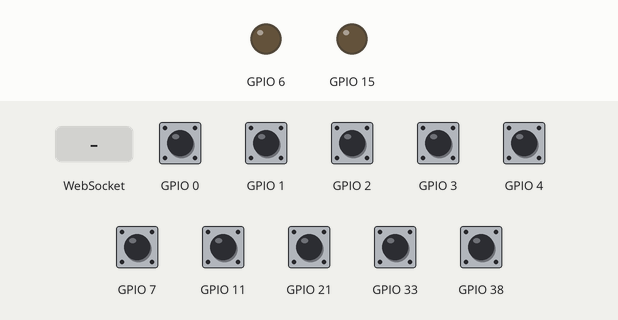
Recording of a program running on a simulated ESP32-S2. Parts: output pins drawn as LEDs (lit = HIGH). Inputs (shaded band) come from the test bench; at power-on: GPIO 0–4, GPIO 7, GPIO 11, GPIO 21, GPIO 33, GPIO 38 HIGH. WiFi joins after 1.5 s; servers stay silent unless stated; not simulated (calls return 0 or success): credentials.h; what the program prints to the serial monitor is not drawn.

Above: at 3.2 s.
3.3 s: GPIO 0 pulled LOW for 0.15 s
At 3.37 s:
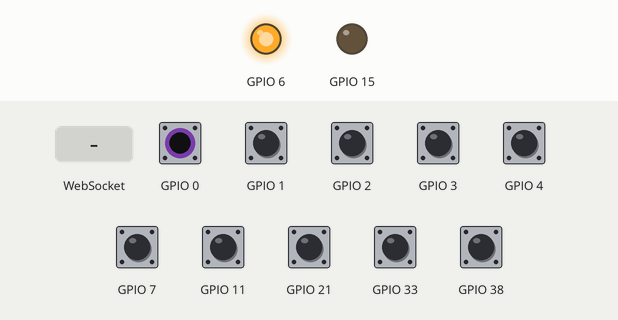
4.9 s: WebSocket text "1" received
Timing chart, 0 to 7.9 s (numbered marks = the images above; inputs shaded):
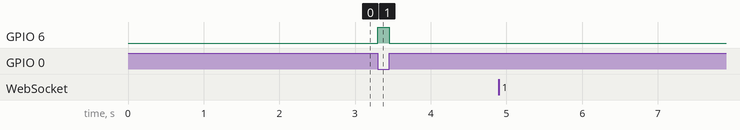

The program:

main.cpp
```cpp
#include <Arduino.h>
#include <WiFi.h>
#include "InputManager.h"
#include "WebServer.h"
#include "config.h"

void setup() {
    Serial.begin(115200);

    // Initialize input manager
    InputManager::getInstance().begin();

    // Connect to WiFi
    WiFi.begin(WIFI_SSID, WIFI_PASSWORD);
    while (WiFi.status() != WL_CONNECTED) {
        delay(1000);
        Serial.println("Connecting to WiFi...");
    }
    Serial.println("Connected to WiFi");
    Serial.println(WiFi.localIP());

    // Initialize web server
    WebServer::getInstance().begin();
}

void loop() {
    // Update input states
    InputManager::getInstance().update();

    // Update LED2 based on button state
    digitalWrite(PinMap::LED2, !digitalRead(PinMap::BUTTON));

    // Update web server
    WebServer::getInstance().update();
}
```

InputManager.h
```cpp
#pragma once

#include <Arduino.h>
#include "config.h"

class InputManager {
public:
    struct InputStates {
        bool button;
        bool button1;
        bool button2;
        bool button3;
        bool button4;
        bool button5;
        bool button6;
        bool button7;
        bool encoderButton;
        int32_t encoderPosition;
    };

    static InputManager& getInstance();
    void begin();
    void update();
    const InputStates& getStates() const { return states; }

private:
    InputManager() = default;
    static void IRAM_ATTR encoderISR();

    InputStates states{};
    static volatile int32_t encoderPosition;
    static volatile int lastEncA;
};

// Definition of the getInstance functio
```

WebServer.h
```cpp
#pragma once

#include <ESPAsyncWebServer.h>
#include <AsyncTCP.h>
#include "InputManager.h"

class WebServer {
public:
    static WebServer& getInstance();
    void begin();
    void update();

    #ifdef UNIT_TEST
    String createStateJson() const;
    AsyncWebSocket& getWebSocket() { return ws; }
    #endif

private:
    WebServer();
    void setupRoutes();
    void broadcastInputStates();
    static void onWsEvent(AsyncWebSocket* server, AsyncWebSocketClient* client,
                         AwsEventType type, void* arg, uint8_t* data, size_t len);

    AsyncWebServer server;
    AsyncWebSocket ws;
    unsigned long lastUpdate;
}; 
```

InputManager.cpp
```cpp
#include "InputManager.h"

volatile int32_t InputManager::encoderPosition = 0;
volatile int InputManager::lastEncA = 0;

InputManager& InputManager::getInstance() {
    static InputManager instance;
    return instance;
}

void IRAM_ATTR InputManager::encoderISR() {
    int encA = digitalRead(PinMap::ENCODER_A);
    int encB = digitalRead(PinMap::ENCODER_B);

    if (encA != lastEncA) {
        if (encB != encA) {
            encoderPosition++;
        } else {
            encoderPosition--;
        }
    }
    lastEncA = encA;
}

void InputManager::begin() {
    // Initialize buttons with pullup
    pinMode(PinMap::BUTTON, INPUT_PULLUP);
    pinMode(PinMap::BUTTON1, INPUT_PULLUP);
    pinMode(PinMap::BUTTON2, INPUT_PULLUP);
    pinMode(PinMap::BUTTON3, INPUT_PULLUP);
    pinMode(PinMap::BUTTON4, INPUT_PULLUP);
    pinMode(PinMap::BUTTON5, INPUT_PULLUP);
    pinMode(PinMap::BUTTON6, INPUT_PULLUP);
    pinMode(PinMap::BUTTON7, INPUT_PULLUP);
    pinMode(PinMap::ENCODER_BUTTON, INPUT_PULLUP);

    // Initialize encoder pins
    pinMode(PinMap::ENCODER_A, INPUT_PULLUP);
    pinMode(PinMap::ENCODER_B, INPUT_PULLUP);
    attachInterrupt(digitalPinToInterrupt(PinMap::ENCODER_A), encoderISR, CHANGE);

    // Initialize LEDs
    pinMode(PinMap::LED1, OUTPUT);
    pinMode(PinMap::LED2, OUTPUT);
    digitalWrite(PinMap::LED1, LOW);
    digitalWrite(PinMap::LED2, LOW);
}

void InputManager::update() {
    states.button = !digitalRead(PinMap::BUTTON);
    states.button1 = !digitalRead(PinMap::BUTTON1);
    states.button2 = !digitalRead(PinMap::BUTTON2);
    states.button3 = !digitalRead(PinMap::BUTTON3);
    states.button4 = !digitalRead(PinMap::BUTTON4);
    states.button5 = !digitalRead(PinMap::BUTTON5);
    states.button6 = !digitalRead(PinMap::BUTTON6);
    states.button7 = !digitalRead(PinMap::BUTTON7);
    states.encoderButton = !digitalRead(PinMap::ENCODER_BUTTON);
    states.encoderPosition = encoderPosition;
} 
```

WebServer.cpp
```cpp
#include "WebServer.h"
#include <ArduinoJson.h>

WebServer::WebServer()
    : server(SERVER_PORT)
    , ws(WS_PATH)
    , lastUpdate(0) {
}

WebServer& WebServer::getInstance() {
    static WebServer instance;
    return instance;
}

void WebServer::onWsEvent(AsyncWebSocket* server, AsyncWebSocketClient* client,
                         AwsEventType type, void* arg, uint8_t* data, size_t len) {
    if (type == WS_EVT_CONNECT) {
        Serial.printf("WebSocket client #%u connected from %s\n",
                     client->id(), client->remoteIP().toString().c_str());
    }
}

void WebServer::setupRoutes() {
    // Serve the HTML interface
    server.on("/", HTTP_GET, [](AsyncWebServerRequest *request) {
        String html = R"(
<!DOCTYPE html>
<html>
<head>
    <meta charset="UTF-8">
    <title>ESP32 Button Status</title>
    <style>
        body { font-family: Arial, sans-serif; text-align: center; margin-top: 50px; }
        .status { font-size: 24px; margin-top: 20px; }
        .status span { font-weight: bold; color: green; }
    </style>
    <script>
        var ws;
        function start() {
            ws = new WebSocket('ws://' + window.location.host + '/ws');
            ws.onmessage = function(event) {
                var data = JSON.parse(event.data);
                document.getElementById('button_status').innerHTML = data.button ? 'pressed' : 'not pressed';
                document.getElementById('button1_status').innerHTML = data.button1 ? 'pressed' : 'not pressed';
                document.getElementById('button2_status').innerHTML = data.button2 ? 'pressed' : 'not pressed';
                document.getElementById('button3_status').innerHTML = data.button3 ? 'pressed' : 'not pressed';
                document.getElementById('button4_status').innerHTML = data.button4 ? 'pressed' : 'not pressed';
                document.getElementById('button5_status').innerHTML = data.button5 ? 'pressed' : 'not pressed';
                document.getElementById('button6_status').innerHTML = data.button6 ? 'pressed' : 'not pressed';
                document.getElementById('button7_status').innerHTML = data.button7 ? 'pressed' : 'not pressed';
                document.getElementById('encoder_button_status').innerHTML = data.encoder_button ? 'pressed' : 'not pressed';
                document.getElementById('encoder_position').innerHTML = data.encoder_position;
            };
        }
        window.onload = start;
    </script>
</head>
<body>
    <h1>ESP32 Button Status</h1>
    <div class='status'>Button is <span id='button_status'>unknown</span></div>
    <div class='status'>Button1 is <span id='button1_status'>unknown</span></div>
    <div class='status'>Button2 is <span id='button2_status'>unknown</span></div>
    <div class='status'>Button3 is <span id='button3_status'>unknown</span></div>
    <div class='status'>Button4 is <span id='button4_status'>unknown</span></div>
    <div class='status'>Button5 is <span id='button5_status'>unknown</span></div>
    <div class='status'>Button6 is <span id='button6_status'>unknown</span></div>
    <div class='status'>Button7 is <span id='button7_status'>unknown</span></div>
    <div class='status'>Encoder Button is <span id='encoder_button_status'>unknown</span></div>
    <div class='status'>Encoder Position is <span id='encoder_position'>unknown</span></div>
</body>
</html>
        )";
        request->send(200, "text/html", html);
    });

    // JSON API endpoint
    server.on("/api/inputs", HTTP_GET, [](AsyncWebServerRequest *request) {
        auto& inputManager = InputManager::getInstance();
        const auto& states = inputManager.getStates();

        StaticJsonDocument<256> doc;
        doc["button"] = states.button;
        doc["button1"] = states.button1;
        doc["button2"] = states.button2;
        doc["button3"] = states.button3;
        doc["button4"] = states.button4;
        doc["button5"] = states.button5;
        doc["button6"] = states.button6;
        doc["button7"] = states.button7;
        doc["encoder_button"] = states.encoderButton;
        doc["encoder_position"] = states.encoderPosition;

        String response;
        serializeJson(doc, response);
        request->send(200, "application/json", response);
    });

    // WebSocket setup
    ws.onEvent(onWsEvent);
    server.addHandler(&ws);
}

void WebServer::begin() {
    setupRoutes();
    server.begin();
}

void WebServer::broadcastInputStates() {
    auto& inputManager = InputManager::getInstance();
    const auto& states = inputManager.getStates();

    StaticJsonDocument<256> doc;
    doc["button"] = states.button;
    doc["button1"] = states.button1;
    doc["button2"] = states.button2;
    doc["button3"] = states.button3;
    doc["button4"] = states.button4;
    doc["button5"] = states.button5;
    doc["button6"] = states.button6;
    doc["button7"] = states.button7;
    doc["encoder_button"] = states.encoderButton;
    doc["encoder_position"] = states.encoderPosition;

    String jsonString;
    serializeJson(doc, jsonString);
    ws.textAll(jsonString);
}

void WebServer::update() {
    if (millis() - lastUpdate >= UPDATE_INTERVAL_MS) {
        broadcastInputStates();
        lastUpdate = millis();
    }
    ws.cleanupClients();
}

#ifdef UNIT_TEST
String WebServer::createStateJson() const {
    auto& inputManager = InputManager::getInstance();
    const auto& states = inputManager.getStates();

    StaticJsonDocument<256> doc;
    doc["button"] = states.button;
    doc["button1"] = states.button1;
    doc["button2"] = states.button2;
    doc["button3"] = states.button3;
    doc["button4"] = states.button4;
    doc["button5"] = states.button5;
    doc["button6"] = states.button6;
    doc["button7"] = states.button7;
    doc["encoder_button"] = states.encoderButton;
    doc["encoder_position"] = states.encoderPosition;

    String output;
    serializeJson(doc, output);
    return output;
}
#endif 
```

config.h
```cpp
#pragma once

#include "credentials.h"

// GPIO Definitions
namespace PinMap {
    constexpr uint8_t BUTTON = 0;     // GPIO0 for button
    constexpr uint8_t BUTTON1 = 1;    // GPIO pin for button1
    constexpr uint8_t BUTTON2 = 2;    // GPIO pin for button2
    constexpr uint8_t BUTTON3 = 3;    // GPIO pin for button3
    constexpr uint8_t BUTTON4 = 38;   // GPIO pin for button4
    constexpr uint8_t BUTTON5 = 33;   // GPIO pin for button5
    constexpr uint8_t BUTTON6 = 21;   // GPIO pin for button6
    constexpr uint8_t BUTTON7 = 11;   // GPIO pin for button7
    constexpr uint8_t ENCODER_BUTTON = 7;  // GPIO pin for encoder button
    constexpr uint8_t ENCODER_A = 4;   // GPIO pin for encoder A
    constexpr uint8_t ENCODER_B = 5;   // GPIO pin for encoder B
    constexpr uint8_t LED1 = 15;      // GPIO15 for LED1
    constexpr uint8_t LED2 = 6;       // GPIO6 for LED2
}

// Web server configuration
constexpr uint16_t SERVER_PORT = 80;
constexpr const char* WS_PATH = "/ws";
constexpr unsigned long UPDATE_INTERVAL_MS = 200; 
```

Measured:
- after the input at 3.3 s, GPIO 6: LOW → HIGH at once, → LOW 0.15 s later
- after the input at 4.9 s, every drawn part: stays the same
